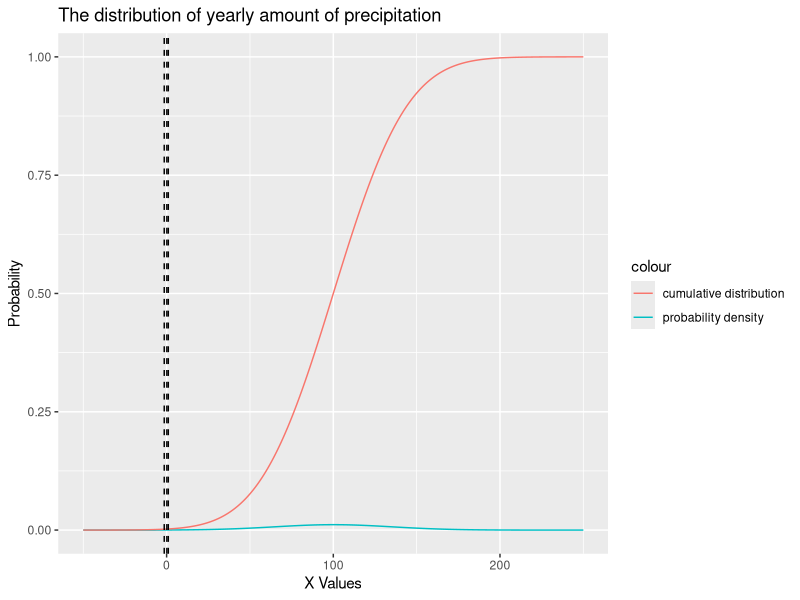

Write the R code that produced this figure.
library(tidyverse)
library(ggplot2)

# define the mean, standard deviation, and z values
x_avg <- 100
sd <- 35
z1 <- -1.428
z2 <- 0.1428
z3 <- 1

# create a series of x values
xvals = seq(-50, 250, 1)
dist_data = data.frame(x=xvals, 
                       dist = dnorm(xvals, mean=x_avg, sd=sd),
                       cumulative_dist = pnorm(xvals, mean=x_avg, sd=sd))
# plot
ggplot() + 
geom_line(data=dist_data, aes(x=x, y=dist, color="probability density")) + 
geom_line(data=dist_data, aes(x=x, y=cumulative_dist, color="cumulative distribution")) + 
ylab("Probability") + 
xlab("X Values")+
geom_vline(xintercept = z1, linetype="dashed") +
geom_vline(xintercept = z2, linetype="dashed") +
geom_vline(xintercept = z3, linetype="dashed") +
ggtitle("The distribution of yearly amount of precipitation")
